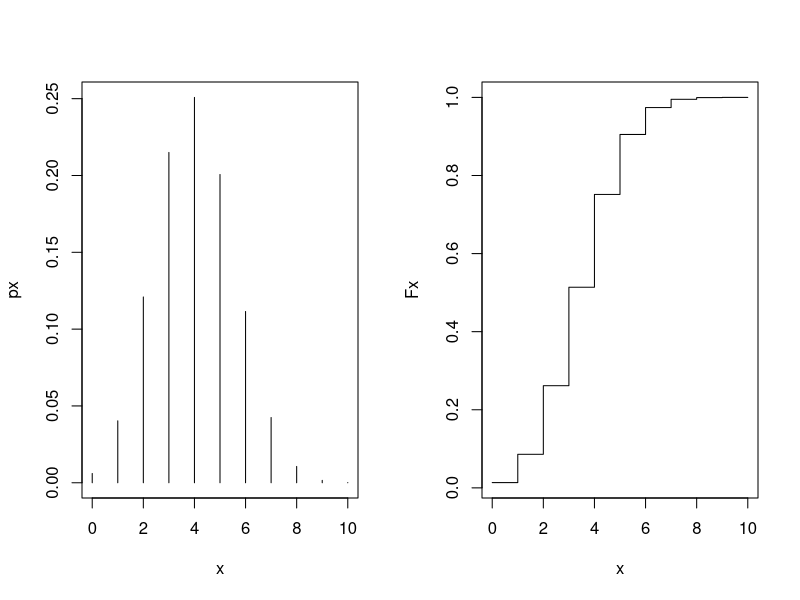
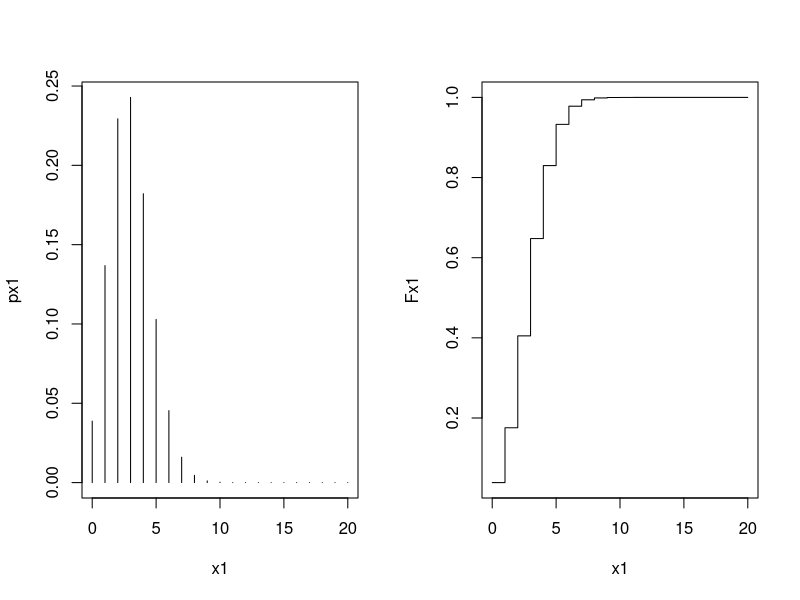
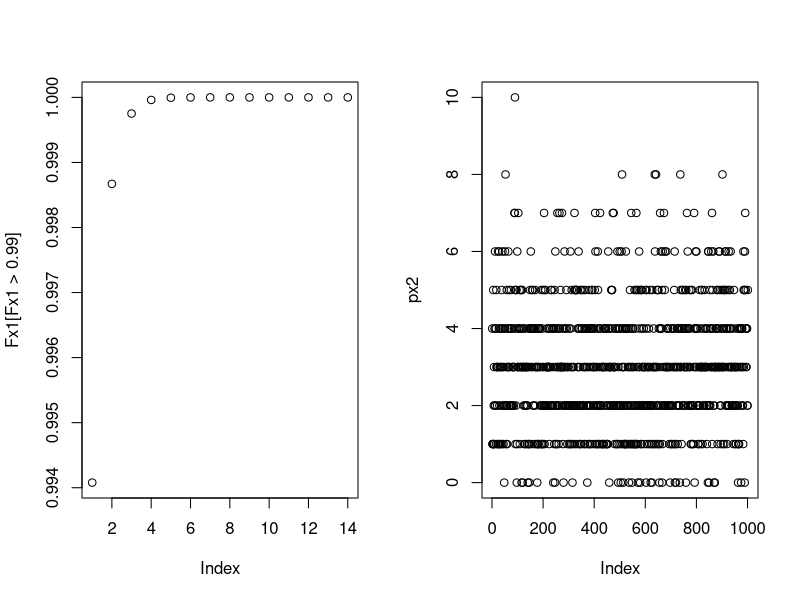

The R script that drew these images, in order: (Note: this script raises an error after producing the figures.)
## ---- chunk 1
rbinom(13, 20, 0.15)
## ---- chunk 2
dbinom(13, 20, 0.15)
## ---- chunk 3
pbinom(13, 20, 0.15)
## ---- chunk 4
pbinom(0.20, 20, 0.15)
## ---- chunk 5
help(rpois)
## ---- chunk 6
rnorm(100, 10, 2)
## ---- chunk 7
dnorm(11.25, 10, 2)
## ---- chunk 8
pnorm(11.25, 10, 2)
## ---- chunk 9
pnorm(0.20, 10, 2)
## ---- chunk 10
help(rexp)
## ---- chunk 11
help(distributions)
## ---- chunk 12
x <- 0:10
px <- dbinom(x, 10, 0.40)
par(mfrow=c(1,2)) # janela grafica com uma linha de 2 plots
plot(x, px, type = "h") # para usar linhas verticais at\’{e} os pontos (x,px)
Fx <- pbinom(x, 10, 0.35)
plot(x, Fx, type = "s") # o argumento "s"
## ---- chunk 13
x1 <- 0:20
px1 <- dbinom(x1, 20, 0.15)
par(mfrow=c(1,2)) # janela grafica com uma linha de 2 plots
plot(x1, px1, type = "h") # para usar linhas verticais at\’{e} os pontos (x,px)
Fx1 <- pbinom(x1, 20, 0.15)
plot(x1, Fx1, type = "s") # o argumento "s"
## ---- chunk 14
max_index = 0
max_value = px1[1]
for(i in x1){
  if (px1[i+1] > max_value){
    max_value = px1[i+1]
    max_index = i+1;
  }
}
sprintf("k é máximo em %d com probabilidade de %f.", max_index, max_value)
## ---- chunk 15
plot(Fx1[Fx1 > 0.99])
## ---- chunk 16
ex = 20 * 0.15
print(px1[ex])

## ---- chunk 17
pn <- pnorm(20, 20, 0.15) - pnorm(1-0.001, 20, 0.15)
print(pn)
## ---- chunk 18
dn <- dnorm(1:20, 20, 0.15)
print(dn)
print(sum(dn))
## ---- chunk 19
qbinom(0.95, 20,0.95)
## ---- chunk 20
print(Fx1[20])

pbinom(20, 20, 1)
## ---- chunk 21
x2 <- 0:1000
px2 <- rbinom(x2, 20, 0.15)
plot(px2)
## ---- chunk 22
prob
